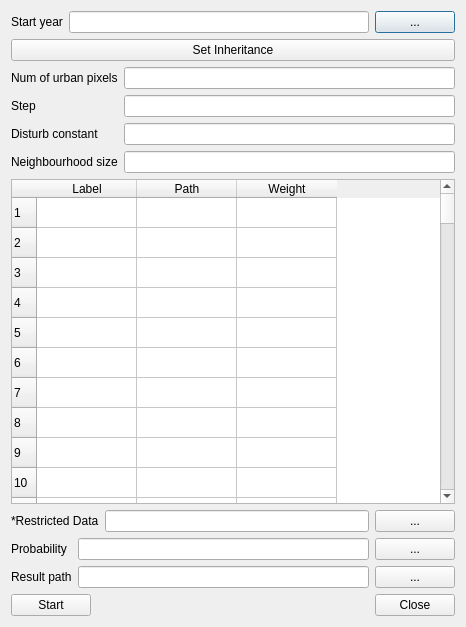
<?xml version="1.0" encoding="UTF-8"?>
<ui version="4.0">
 <class>Dialog</class>
 <widget class="QDialog" name="Dialog">
  <property name="geometry">
   <rect>
    <x>0</x>
    <y>0</y>
    <width>466</width>
    <height>627</height>
   </rect>
  </property>
  <property name="windowTitle">
   <string>Dialog</string>
  </property>
  <property name="windowIcon">
   <iconset>
    <normaloff>../res/logo.png</normaloff>../res/logo.png</iconset>
  </property>
  <layout class="QGridLayout" name="gridLayout_3">
   <item row="0" column="0" colspan="2">
    <layout class="QGridLayout" name="gridLayout">
     <item row="0" column="2">
      <widget class="QPushButton" name="pushButton">
       <property name="text">
        <string>...</string>
       </property>
      </widget>
     </item>
     <item row="0" column="1">
      <widget class="QLineEdit" name="lineEdit"/>
     </item>
     <item row="0" column="0">
      <widget class="QLabel" name="label">
       <property name="text">
        <string>Start year</string>
       </property>
      </widget>
     </item>
    </layout>
   </item>
   <item row="1" column="0" colspan="2">
    <widget class="QPushButton" name="pushButton_8">
     <property name="text">
      <string>Set Inheritance</string>
     </property>
    </widget>
   </item>
   <item row="2" column="0">
    <widget class="QLabel" name="label_8">
     <property name="text">
      <string>Num of urban pixels</string>
     </property>
    </widget>
   </item>
   <item row="2" column="1">
    <widget class="QLineEdit" name="lineEdit_2"/>
   </item>
   <item row="3" column="0">
    <widget class="QLabel" name="label_10">
     <property name="text">
      <string>Step</string>
     </property>
    </widget>
   </item>
   <item row="3" column="1">
    <widget class="QLineEdit" name="lineEdit_10"/>
   </item>
   <item row="4" column="0">
    <widget class="QLabel" name="label_11">
     <property name="text">
      <string>Disturb constant</string>
     </property>
    </widget>
   </item>
   <item row="4" column="1">
    <widget class="QLineEdit" name="lineEdit_11"/>
   </item>
   <item row="5" column="0">
    <widget class="QLabel" name="label_12">
     <property name="text">
      <string>Neighbourhood size</string>
     </property>
    </widget>
   </item>
   <item row="5" column="1">
    <widget class="QLineEdit" name="lineEdit_12"/>
   </item>
   <item row="6" column="0" colspan="2">
    <widget class="QTableWidget" name="tableWidget">
     <property name="rowCount">
      <number>100</number>
     </property>
     <property name="columnCount">
      <number>3</number>
     </property>
     <row/>
     <row/>
     <row/>
     <row/>
     <row/>
     <row/>
     <row/>
     <row/>
     <row/>
     <row/>
     <row/>
     <row/>
     <row/>
     <row/>
     <row/>
     <row/>
     <row/>
     <row/>
     <row/>
     <row/>
     <row/>
     <row/>
     <row/>
     <row/>
     <row/>
     <row/>
     <row/>
     <row/>
     <row/>
     <row/>
     <row/>
     <row/>
     <row/>
     <row/>
     <row/>
     <row/>
     <row/>
     <row/>
     <row/>
     <row/>
     <row/>
     <row/>
     <row/>
     <row/>
     <row/>
     <row/>
     <row/>
     <row/>
     <row/>
     <row/>
     <row/>
     <row/>
     <row/>
     <row/>
     <row/>
     <row/>
     <row/>
     <row/>
     <row/>
     <row/>
     <row/>
     <row/>
     <row/>
     <row/>
     <row/>
     <row/>
     <row/>
     <row/>
     <row/>
     <row/>
     <row/>
     <row/>
     <row/>
     <row/>
     <row/>
     <row/>
     <row/>
     <row/>
     <row/>
     <row/>
     <row/>
     <row/>
     <row/>
     <row/>
     <row/>
     <row/>
     <row/>
     <row/>
     <row/>
     <row/>
     <row/>
     <row/>
     <row/>
     <row/>
     <row/>
     <row/>
     <row/>
     <row/>
     <row/>
     <row/>
     <column>
      <property name="text">
       <string>Label</string>
      </property>
     </column>
     <column>
      <property name="text">
       <string>Path</string>
      </property>
     </column>
     <column>
      <property name="text">
       <string>Weight</string>
      </property>
     </column>
    </widget>
   </item>
   <item row="7" column="0" colspan="2">
    <layout class="QHBoxLayout" name="horizontalLayout_2">
     <item>
      <widget class="QLabel" name="label_5">
       <property name="text">
        <string>*Restricted Data</string>
       </property>
      </widget>
     </item>
     <item>
      <widget class="QLineEdit" name="lineEdit_5"/>
     </item>
     <item>
      <widget class="QPushButton" name="pushButton_5">
       <property name="text">
        <string>...</string>
       </property>
      </widget>
     </item>
    </layout>
   </item>
   <item row="8" column="0" colspan="2">
    <layout class="QGridLayout" name="gridLayout_2">
     <item row="0" column="2">
      <widget class="QPushButton" name="pushButton_10">
       <property name="text">
        <string>...</string>
       </property>
      </widget>
     </item>
     <item row="0" column="1">
      <widget class="QLineEdit" name="lineEdit_7"/>
     </item>
     <item row="0" column="0">
      <widget class="QLabel" name="label_7">
       <property name="text">
        <string>Probability</string>
       </property>
      </widget>
     </item>
     <item row="2" column="2">
      <widget class="QPushButton" name="pushButton_12">
       <property name="text">
        <string>...</string>
       </property>
      </widget>
     </item>
     <item row="2" column="1">
      <widget class="QLineEdit" name="lineEdit_9"/>
     </item>
     <item row="2" column="0">
      <widget class="QLabel" name="label_9">
       <property name="text">
        <string>Result path</string>
       </property>
      </widget>
     </item>
    </layout>
   </item>
   <item row="9" column="0" colspan="2">
    <layout class="QHBoxLayout" name="horizontalLayout_3">
     <item>
      <widget class="QPushButton" name="pushButton_6">
       <property name="text">
        <string>Start</string>
       </property>
      </widget>
     </item>
     <item>
      <spacer name="horizontalSpacer">
       <property name="orientation">
        <enum>Qt::Horizontal</enum>
       </property>
       <property name="sizeHint" stdset="0">
        <size>
         <width>40</width>
         <height>20</height>
        </size>
       </property>
      </spacer>
     </item>
     <item>
      <widget class="QPushButton" name="pushButton_7">
       <property name="text">
        <string>Close</string>
       </property>
      </widget>
     </item>
    </layout>
   </item>
  </layout>
 </widget>
 <resources/>
 <connections/>
</ui>
